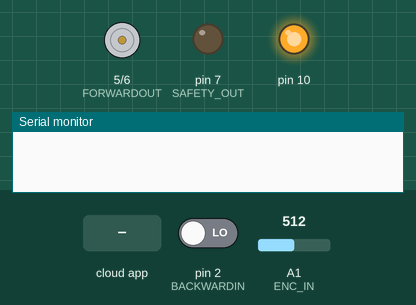
Simulated run of this sketch. Board: Arduino Uno, built with avr-gcc and run on an emulated ATmega328P. Shown: motor-driver pin pairs drawn as motors (green arrow = first pin HIGH = forward, orange = second pin HIGH = backward, longer = more drive), output pins drawn as LEDs (lit = HIGH), the last lines printed to the serial monitor. The inputs (shaded band) are chosen by the test bench; at power-on: pin 2 (BACKWARDIN) LOW, A1 (ENC_IN) = 512. The ROS host is connected and sends only what is stated; pins used as bus, display or sensor lines are not drawn.

Above: at 1.2 s.
1.3 s: the phone or cloud app sets desired_speed to -100
At 2.1 s:
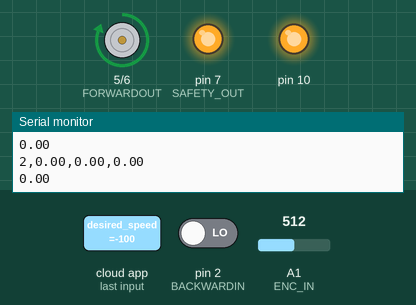
Timing chart, 0 to 4.3 s (numbered marks = the images above; inputs shaded):
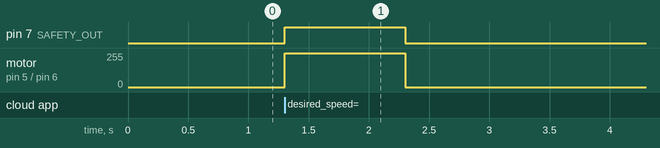

The sketch:

SpeedController_MicroROS_2024.ino
```cpp
#include <micro_ros_arduino.h>
#include <SPI.h>
#include <rcl/rcl.h>
#include <std_msgs/msg/float32.h>
#include <rclc/executor.h>
#include <rclc/rclc.h>

// Pins
#define PUBLISH_INTERVAL 500 // Publish interval in milliseconds
#define TIMEOUT_INTERVAL 1000 // Timeout interval in milliseconds
#define ENC_IN A1 //interrupt
#define FORWARDIN 1
#define BACKWARDIN 2
#define SAFTY_IN 3
#define FORWARDOUT 5
#define BACKWARDOUT 6
#define SAFETY_OUT 7
#define NOISE_THRESHOLD 20 // Adjust this threshold as needed

byte address = 0x00;
int CS = 4;
int i = 0;
int j = 0;
float ENC_COUNT_REV = 48;
float encoderValue = 0;
long currentMillis = 0;
long previousMillis = 0;
int interval = 500;
float rpm = 0;
float KmperHr = 0;
float DperR = 1.41/1000;
int stateFW = 0 ;
int stateBW = 0 ;
int statePedal = 0 ;
int adjust_speed = 0, adjust_8bit = 0; //set initial to 0 V
int bit;
bool countENC = false ;
bool start = false ;
int previousState = LOW;
int currentState = LOW;
float vall[11];
int count = 0;
float currentSpeed, result, AvgSpeed;
float setSpeedd = 0;
float Kprop = 1, Kintegral = 0.00113, Kderiv = 3.35;
float sigmaerror = 0, dT, preverror, prev = 0, adjust, prevadjust;
// ROS variables
rcl_publisher_t publisher;
rcl_subscription_t subscriber;
std_msgs__msg__Float32 msg_pub;
std_msgs__msg__Float32 msg_sub;
rclc_support_t support;
rcl_allocator_t allocator;
rclc_executor_t executor;

unsigned long last_received_time = 0;
unsigned long last_publish_time = 0;
float received_value = 0.0;

void subscription_callback(const void *msg_in) {
  const std_msgs__msg__Float32 *msg = (const std_msgs__msg__Float32 *)msg_in;
  received_value = msg->data;
  last_received_time = millis();
  countENC = true;
  encoderValue = 0;
  setSpeedd = received_value;
}

void setup() {
  Serial.begin(9600);
  set_microros_transports();

  // Initialize allocator
  allocator = rcl_get_default_allocator();

  // Create init_options
  rclc_support_init(&support, 0, NULL, &allocator);

  // Create node
  rcl_node_t node;
  rclc_node_init_default(&node, "arduino_node", "", &support);

  // Create publisher
  rclc_publisher_init_default(
    &publisher,
    &node,
    ROSIDL_GET_MSG_TYPE_SUPPORT(std_msgs, msg, Float32),
    "/actual_speed");

  // Create subscriber
  rclc_subscription_init_default(
    &subscriber,
    &node,
    ROSIDL_GET_MSG_TYPE_SUPPORT(std_msgs, msg, Float32),
    "/desired_speed");

  // Initialize executor
  rclc_executor_init(&executor, &support.context, 1, &allocator);
  rclc_executor_add_subscription(&executor, &subscriber, &msg_sub, &subscription_callback, ON_NEW_DATA);

  pinMode(FORWARDIN, INPUT);
  pinMode(BACKWARDIN, INPUT);
  pinMode(SAFTY_IN, INPUT);
  pinMode(FORWARDOUT, OUTPUT);
  pinMode(BACKWARDOUT, OUTPUT);
  pinMode(SAFETY_OUT, OUTPUT);
  pinMode(CS, OUTPUT);
  pinMode(ENC_IN, INPUT);
  SPI.begin();
  digitalPotWrite(0);
  previousMillis = millis();
}

void updateEncoder() {
  currentState = analogRead(ENC_IN);
  if (currentState > 400 && previousState < 80) {
    encoderValue++; // Increment count on rising edge
  }
  previousState = currentState;
}

void loop() {
  // Publish data at regular intervals
  updateEncoder();
  unsigned long current_time = millis();
  currentMillis = millis();

  if (countENC) {
    if (currentMillis - previousMillis > interval) {
      previousMillis = currentMillis;
      stateFW = digitalRead(FORWARDIN);
      stateBW = digitalRead(BACKWARDIN);
      statePedal = 1;

      rpm = (float)(encoderValue * 60 / ENC_COUNT_REV);
      KmperHr = (float)(((rpm * 60) * DperR) * 2);
      averagefilter(KmperHr);
      j++;

      currentSpeed = KmperHr;

      if (j < 20) {
        AvgSpeed = KmperHr;
      }
      else {
        AvgSpeed = averagefilter(KmperHr);
      }

      Serial.print(j);
      Serial.print(",");
      Serial.print(encoderValue);
      Serial.print(",");
      Serial.print(KmperHr);
      Serial.print(",");
      Serial.println(AvgSpeed);

      adjust = SpeedControl(currentSpeed, setSpeedd, currentMillis, statePedal);
      if (adjust > 100) {
        adjust = 100;
      }

      autospeed();
      msg_pub.data = AvgSpeed;
      rcl_publish(&publisher, &msg_pub, NULL);
      Serial.println(msg_pub.data);
      encoderValue = 0;

    }
  }
  else {
    digitalWrite(SAFETY_OUT, LOW);
    digitalWrite(FORWARDOUT, LOW);
    digitalPotWrite(0);
  }

  if (countENC && (current_time - last_received_time >= TIMEOUT_INTERVAL)) {
    Serial.println("No message received within the timeout interval");
    countENC = false; // Reset the flag
    msg_pub.data = 0.0;
    rcl_publish(&publisher, &msg_pub, NULL);
    KmperHr = 0;
    j=0;
    preverror = 0;
    prevadjust = 0;
    prev=0;
    dT=0;
    sigmaerror= 0;
    currentMillis = 0;
    encoderValue = 0;
  }

  // Handle incoming messages
  rclc_executor_spin_some(&executor, RCL_MS_TO_NS(0.1));
}

float SpeedControl(float current, float set, float currentTime, float state) {
  float error = set - current;
  dT = 500;
  prev = currentTime;

  if (state == 1) {
    sigmaerror = sigmaerror + (error * dT);
    adjust_speed = (error * Kprop) + (Kintegral * sigmaerror) + (Kderiv * ((error - preverror) / dT));

    if (error < 0.2 && error > -0.2 && preverror < 0.3 && preverror > -0.3) {
      adjust_speed = prevadjust;
    }
  }
  else {
    sigmaerror = 0;
    adjust_speed = 0;
  }

  preverror = error;
  prevadjust = adjust_speed;
  adjust_8bit = 2.8438 * adjust_speed + 5.2142;

  if (adjust_8bit <= 13) {
    adjust_8bit = 13;
  }

  return adjust_8bit;
}

void autospeed() {
  digitalWrite(SAFETY_OUT, HIGH);
  digitalWrite(FORWARDOUT, HIGH);
  delay(50);
  digitalPotWrite(adjust);
}

float averagefilter(float kmh) {
  float sum = 0;

  if (count == 11) {
    count = 0;
  } else {
    vall[count] = kmh;
  }

  for (int i = 0; i < 11; i++) {
    sum += vall[i];
  }

  result = sum / 10;
  count++;
  return result;
}

void digitalPotWrite(byte value) {
  digitalWrite(CS, LOW);
  SPI.transfer(address);
  SPI.transfer(value);
  digitalWrite(CS, HIGH);
}
```

Measured:
- after the input at 1.3 s, pin 7 (SAFETY_OUT): LOW → HIGH at once, → LOW 1.0 s later; motor on pin 5 (FORWARDOUT) / pin 6 (BACKWARDOUT): stopped → forward 255/255 at once, → stopped 1.0 s later
